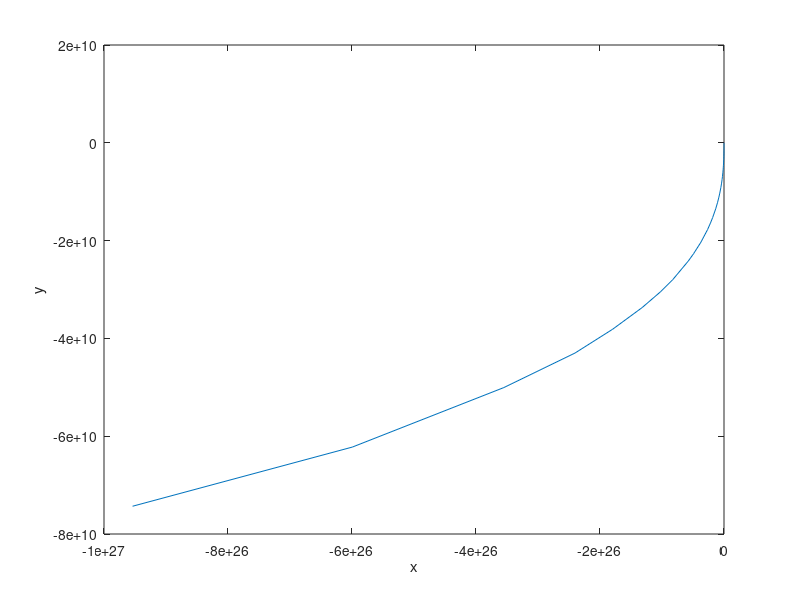

Source code (MATLAB):
% Roe s s l e r system
 clear all;
 a =0.2; b=0.2; c=5.7;

 %right hand side of ODE
 roess=@(t,y) [-y(2)-y(3);y(1)+a*y(2);b+y(3)*(y(1)-c)] ;
 %ex2=@(t,y1) [y1(2)^2-y1(2)^4;y1(1)-y1(2)^2];
 ex2=@(t,y1) [y1(2)^2-y1(2)^4;y1(1)-y1(2)^2];

 tspan =[0 200] ;
 tspan1 =[0 1] ;
 y0 = [0;0;0] ;
 y10 = [-10;10] ;

 % solve
 [t,y]=ode45(roess,tspan,y0) ;
 [t1,y1]=ode45(ex2,tspan1,y10) ;
 last=length(t);

 figure(1);
 clf;
 % plot3(y(:,1),y(:, 2),y(:,3));
 % xlabel('x') ;
 % ylabel('y') ;
 % zlabel('z') ;
 % figure(2) ;
 % clf;
 % plot(t,y(:,1));
 % xlabel('t');
 % ylabel('x');

% plot(t1,y1(:,1));
% xlabel('t1');
% ylabel('x');
% 
 plot(y1(:,1),y1(:, 2));
 xlabel('x') ;
 ylabel('y');

% 
% ODExvf = @(t,y,m,D,K,T,G) [y(2);-D/m*y(2)-K/m*y(1)-y(3)/m;-y(3)/T + G/T*y(1)];
% m=3;
% D=2;
% K=1;
% T=1;
% G=5;
% [t,F]=ode45(@(t,y) ODExvf(t,y,m,D,K,T,G),[0,1],[0.5,0,0]);
% plot(t,F);